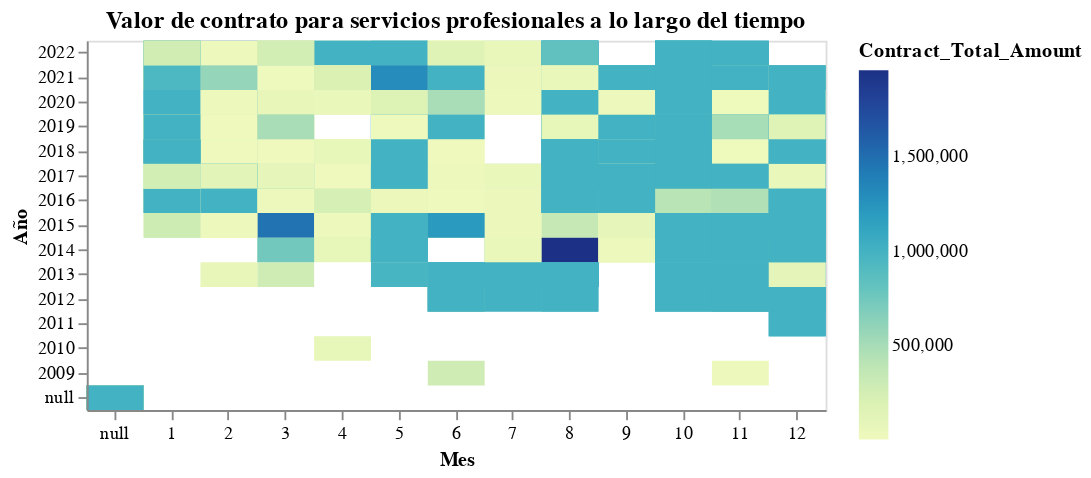

This figure's notebook cell:
### Code cell
# Valor de contrato para servicios profesionales a lo largo del tiempo

graph7=alt.Chart(source_ProfServ).mark_rect().encode(
    alt.X("month:O", title = "Mes", axis = alt.Axis(labelAngle = 0)),
    alt.Y('year:O', title = "Año", sort="-y"),
    alt.Color('Contract_Total_Amount:Q', title = "Contract_Total_Amount"),
    tooltip=['year', 'month', 'Contract_Total_Amount']
).properties(title={
    "text": ["Valor de contrato para servicios profesionales a lo largo del tiempo"],
    "color": "black",
    "subtitleColor": "grey"},
             width=400, height=200)

display(graph7)

### Figure 1 — Vega-Lite specification as saved in the notebook (floating-point values rounded to 4 significant figures; data arrays with more than 128 entries replaced by an {"elided": "..."} marker saying what was removed)
{"$schema": "https://vega.github.io/schema/vega-lite/v5.14.1.json", "config": {"view": {"continuousHeight": 300, "continuousWidth": 300}}, "data": {"name": "data-2f8413d9a3369507ea0a68fa43fd4751"}, "datasets": {"data-2f8413d9a3369507ea0a68fa43fd4751": {"elided": "771 records"}}, "encoding": {"color": {"field": "Contract_Total_Amount", "title": "Contract_Total_Amount", "type": "quantitative"}, "tooltip": [{"field": "year", "type": "quantitative"}, {"field": "month", "type": "quantitative"}, {"field": "Contract_Total_Amount", "type": "quantitative"}], "x": {"axis": {"labelAngle": 0}, "field": "month", "title": "Mes", "type": "ordinal"}, "y": {"field": "year", "sort": "-y", "title": "Año", "type": "ordinal"}}, "height": 200, "mark": {"type": "rect"}, "title": {"color": "black", "subtitleColor": "grey", "text": ["Valor de contrato para servicios profesionales a lo largo del tiempo"]}, "width": 400}
